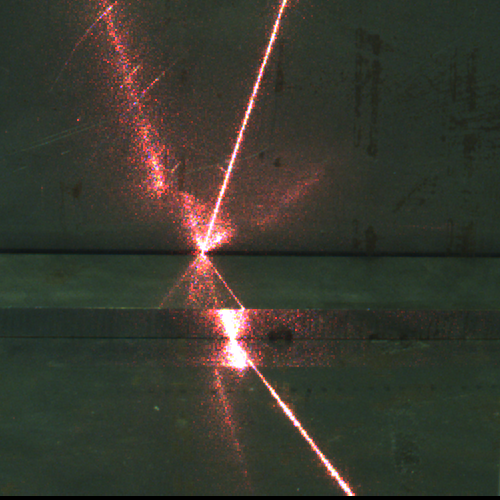
#> input picture images500x500/steel/006.png, 500 x 500 px, given in place of gt_scan.png, which was not available
$ python scanv4.py
#> lines starting #> are read from the running program, lines starting #| are printed output that depends on the picture
from PIL import Image
import os

path = "/Users/kasper/Documents/GitHub/Master/images500x500/Steel"

"""
for image_path in os.listdir(path):
    #image = "/Users/kasper/Documents/GitHub/Master/001test.png"
    input_path = os.path.join(path, image_path)
    new_name = "steel" + image_path
    output_path = os.path.join(path, new_name)
    #print(image_path)
    #print(new_name)

    os.rename(input_path, output_path)"""


#path = "/Users/kasper/Documents/GitHub/Master/testimages/alu_masks/"
#out_path = "/Users/kasper/Documents/GitHub/Master/testimages/alu_cropped_masks/"


path = "/Volumes/G-DRIVE/double-scan-v3/"

for image_path in os.listdir(path):
    number = image_path[-4:]
    image_path = image_path+ "/gt_scan.png"
    input_path = os.path.join(path, image_path)
    #print("path",input_path)
    output_path = "/Volumes/G-DRIVE/scan-v4/ground-truth/"

    full_path = os.path.join(output_path, "img" + number + ".png")

    im = Image.open(input_path)
#> im is the input picture: PIL image 500x500 RGB; mean R, G, B 57.2, 56.9, 46.9
    width, height = im.size
#> width = 500; height = 500
    #print("w",width)
    #print("h",height)
    topLeft_x = 300
    topLeft_y = 270
    bottomRight_x = 800
    bottomRight_y = 770

    cropped_image = im.crop((topLeft_x, topLeft_y, bottomRight_x, bottomRight_y))
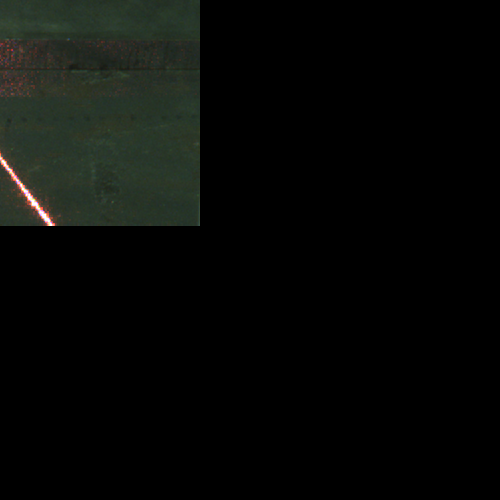
#> cropped_image: PIL image 500x500 RGB; mean R, G, B 8.2, 9.8, 7.6

    #fullpath = os.path.join(output_path, full_path)
    #print(full_path)
    cropped_image.save(full_path)


"""
for image_path in os.listdir(path):
    #image = "/Users/kasper/Documents/GitHub/Master/001test.png"
    input_path = os.path.join(path, image_path)

    im = Image.open(input_path)
    topLeft_x = 0
    topLeft_y = 4
    bottomRight_x = 500
    bottomRight_y = 504

    cropped_image = im.crop((topLeft_x, topLeft_y, bottomRight_x, bottomRight_y))

    fullpath = os.path.join(out_path, image_path)
    cropped_image.save(fullpath)
    """


$ run again, on images500x500/steel/030.png
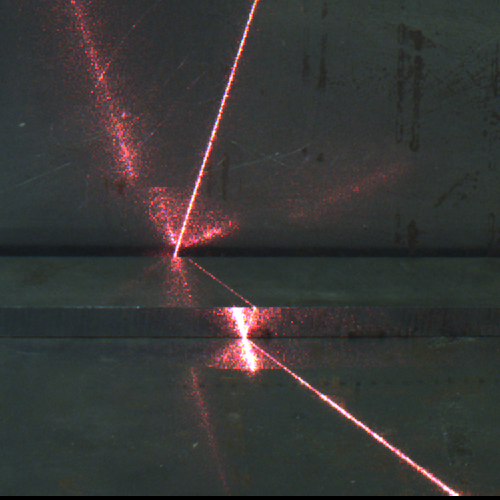
#> input picture images500x500/steel/030.png, 500 x 500 px, given in place of gt_scan.png, which was not available
#> im is the input picture: PIL image 500x500 RGB; mean R, G, B 55.6, 55.3, 54.1
#> `cropped_image = im.crop((topLeft_x, topLeft_y, bottomRight_x, bottomRi..`:
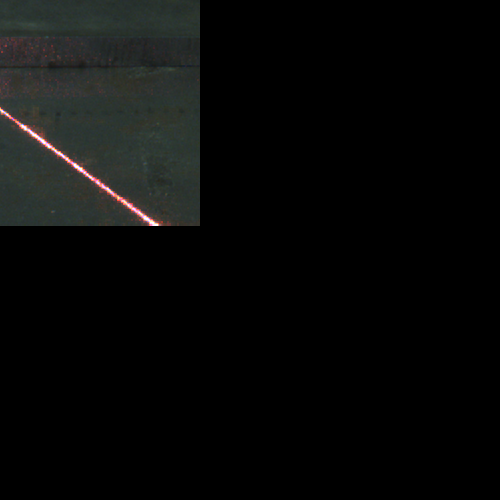
#> cropped_image: PIL image 500x500 RGB; mean R, G, B 9.2, 9.8, 9.1

$ run again, on images500x500/steel/033.png
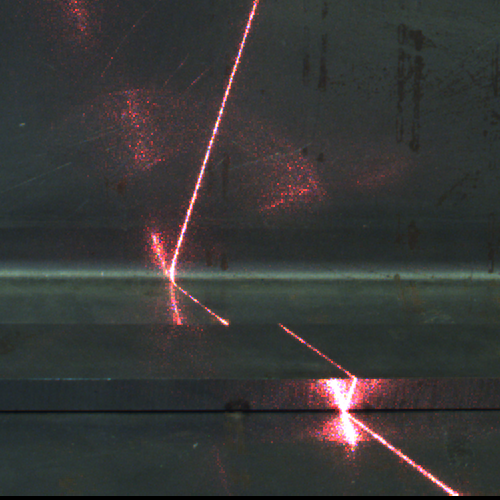
#> input picture images500x500/steel/033.png, 500 x 500 px, given in place of gt_scan.png, which was not available
#> im is the input picture: PIL image 500x500 RGB; mean R, G, B 55.8, 55.7, 54.7
#> `cropped_image = im.crop((topLeft_x, topLeft_y, bottomRight_x, bottomRi..`:
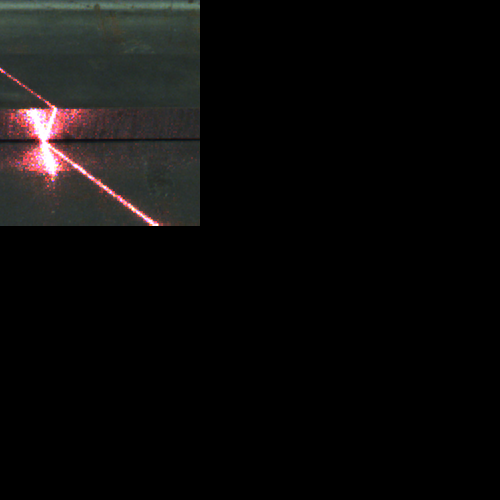
#> cropped_image: PIL image 500x500 RGB; mean R, G, B 12.3, 11.4, 10.9

$ run again, on images500x500/steel/042.png
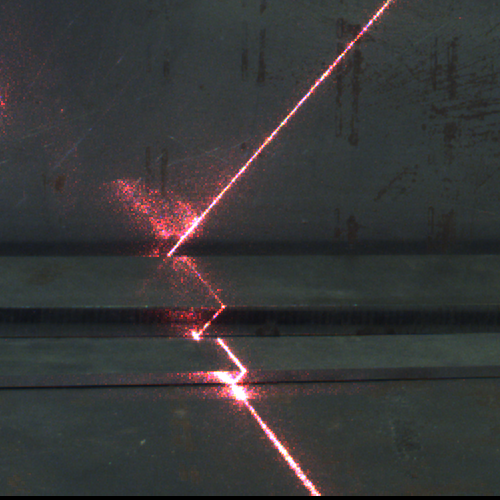
#> input picture images500x500/steel/042.png, 500 x 500 px, given in place of gt_scan.png, which was not available
#> im is the input picture: PIL image 500x500 RGB; mean R, G, B 55.8, 55.5, 56
#> `cropped_image = im.crop((topLeft_x, topLeft_y, bottomRight_x, bottomRi..`:
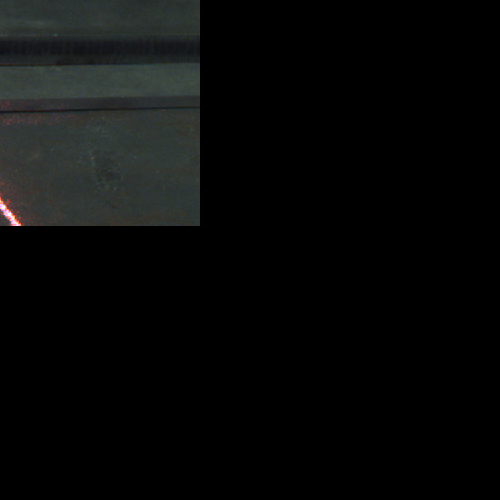
#> cropped_image: PIL image 500x500 RGB; mean R, G, B 8.8, 9.6, 9.2
